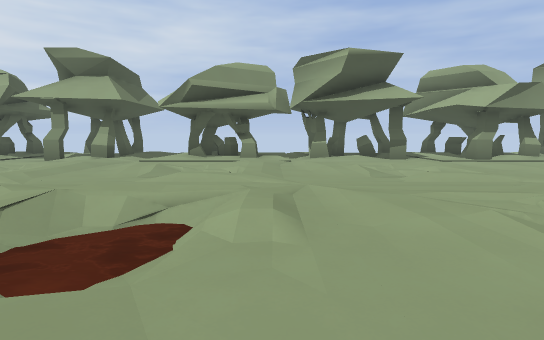
[1] (above)

24 first-person views from a walk through a 3-D level made in the Godot game engine. The camera is 1.4 m above the floor, tilts 6° down and sees 80° across. The floor is counted in squares, 2.25 m on a side. Each view is taken from the middle of a square. On the plan, view 1 faces up. The plan holds only what a view shows up to about 10 squares ahead; the rest is blank. The place goes on beyond the plan. Surface patterns are stand-ins for the level's own textures.

[2]
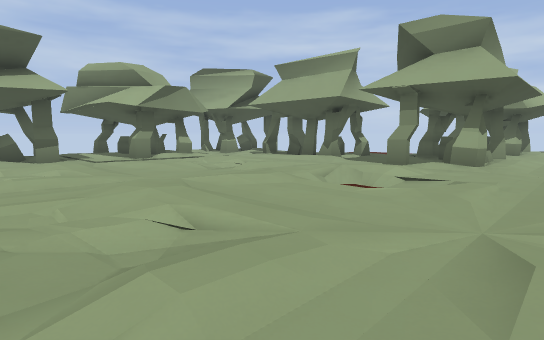

[3]
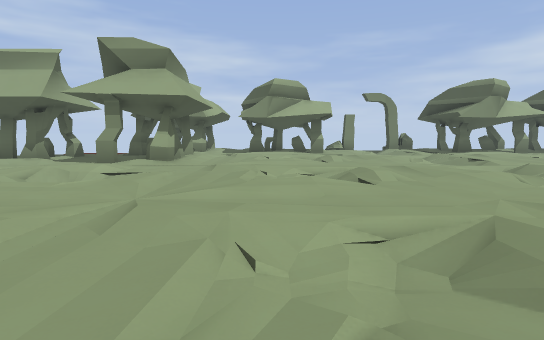

[4]
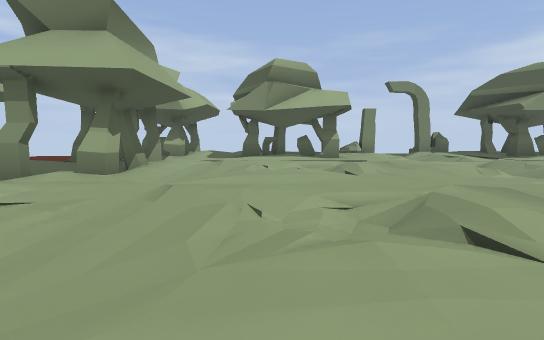

[5]
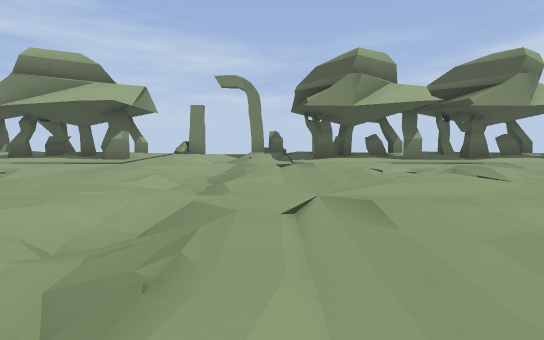

[6]
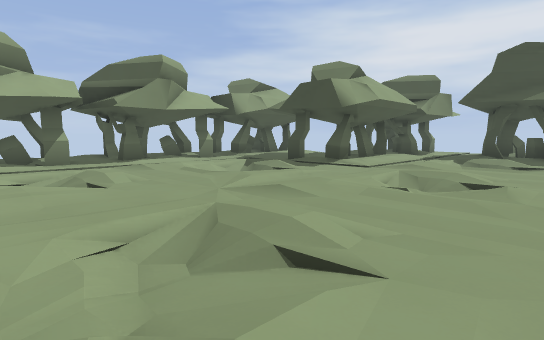

[7]
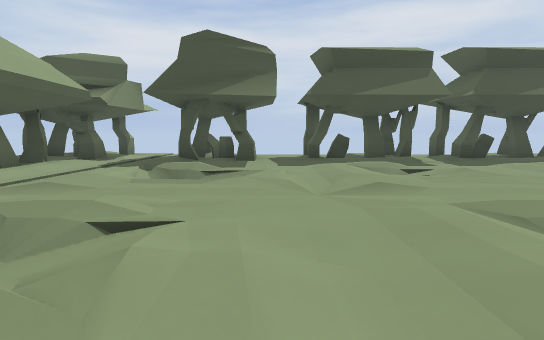

[8]
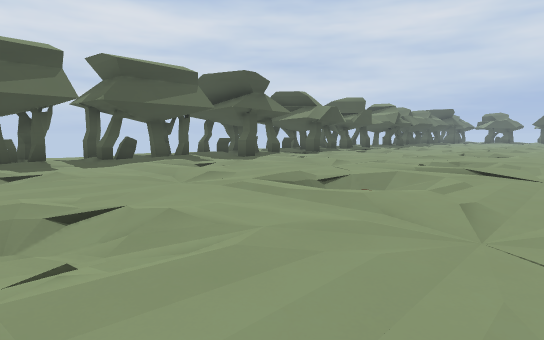

[9]
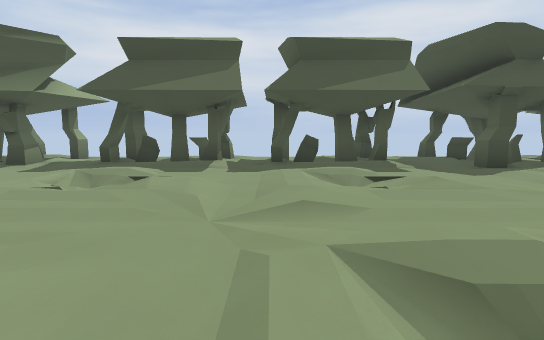

[10]
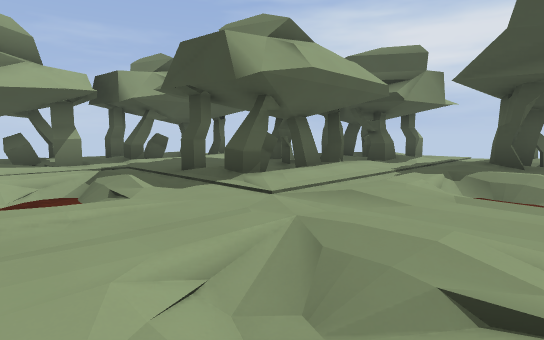

[11]
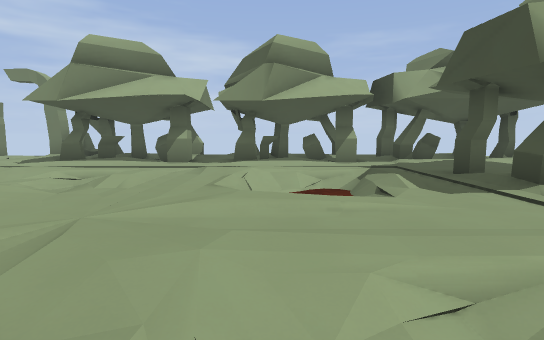

[12]
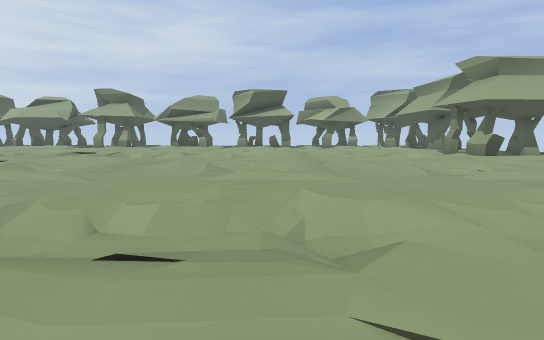

[13]
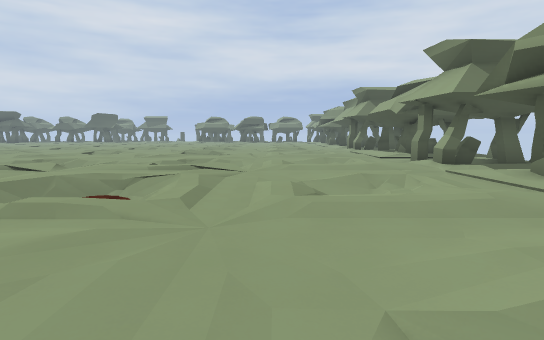

[14]
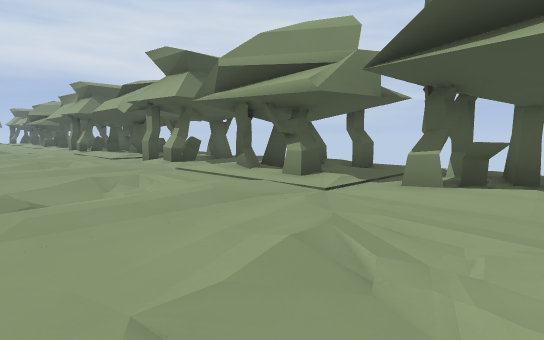

[15]
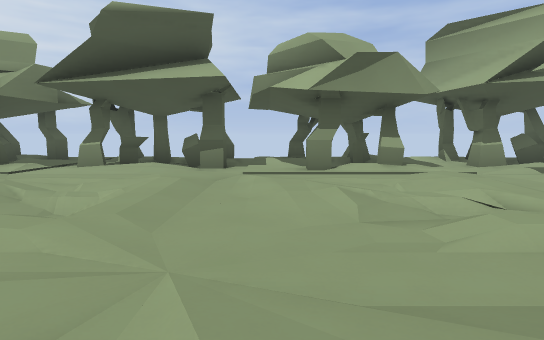

[16]
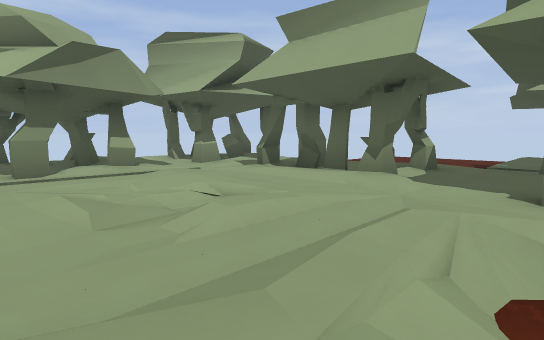

[17]
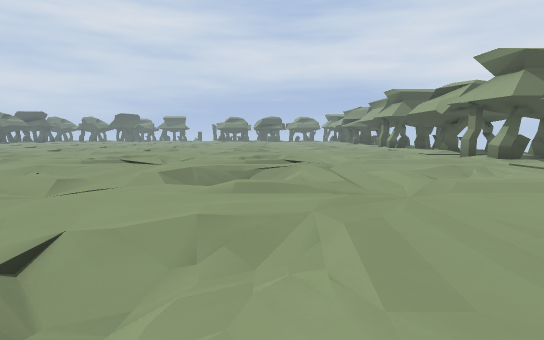

[18]
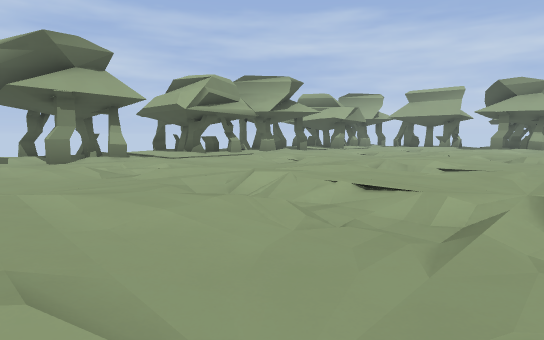

[19]
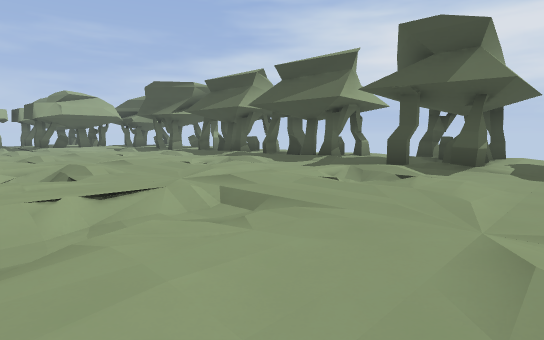

[20]
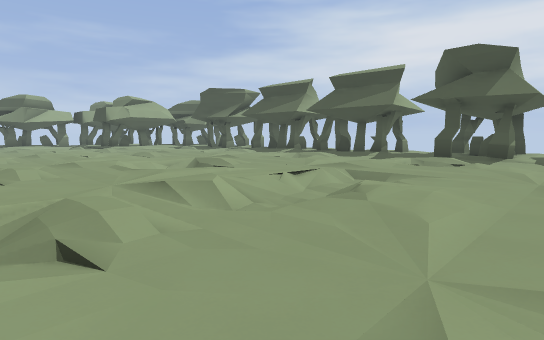

[21]
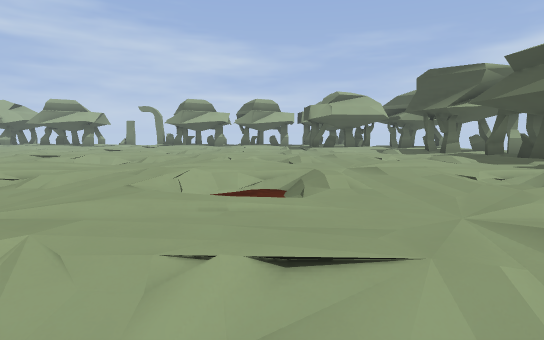

[22]
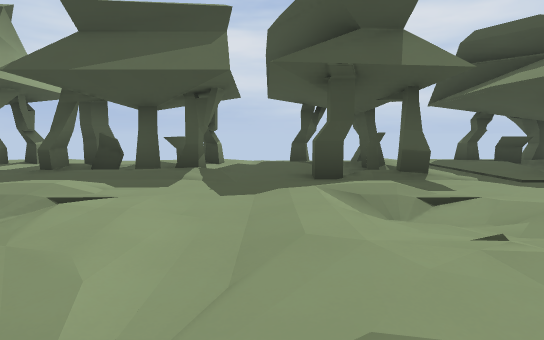

[23]
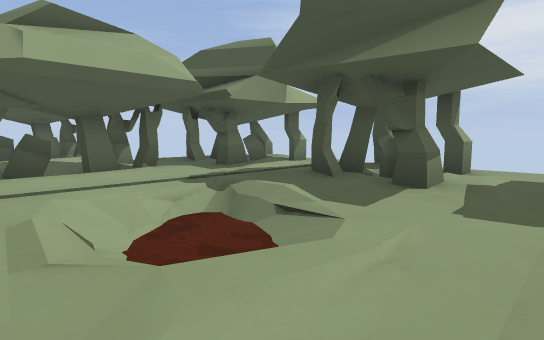

[24]
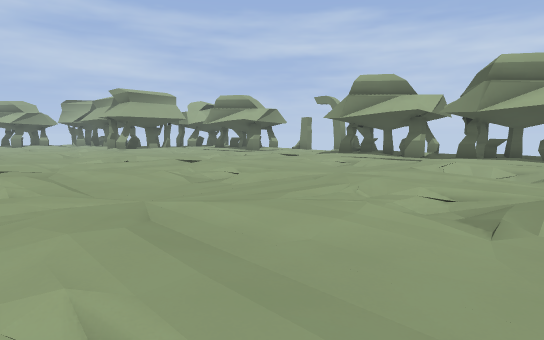

### Floor plan
Key: @ floor where view 1 was taken; # wall or solid block; x gap in a wall; . main floor; - floor 0.25 m lower than the main floor; _ floor 0.5 m lower than the main floor; < floor 0.75 m lower than the main floor; / step, stairs or slope; = window, fence, low wall or low ledge; ~ water the walk can cross; ≈ water the walk keeps out of.
Columns run from 8 left of view 1 to 16 right of it. Each row starts with its distance up from view 1.
 11  .##. #-./###.##./###
 10 #-/#..##..#/#.-#..# #
  9 .-##.......--.##...
  8 ..................##
  7 ..................#/-
  6 .-/_.-/_.-/_.-/_..##.   ≈
  5 .--..--..--..--.../..  ≈≈
  4 ...//............--......
  3 ../-../~....../~.#/#.#
  2 .-._../<--/_../<-###.##
  1 .--_....---.....-......
  0 ...//...@..............
 -1  ./ ..................##
 -2   . .-/_.-/_.-/_.-/_..-#
 -3   - .- ..--..--..--...##
 -4   ...   .--..--..--..--.#
 -5         .-./.-./.-./.-///
 -6          __-/__-/__-/_///
 -7           ../.../.../...#
 -8          ...............
 -9         .. /..........##
-10 .-/_.-/_.. ~.-/_.-/_..-#
-11 .--..--..--..--..--...##.
-12 ...//.................x..
-13 ../-..//..........//..##
-14 .-._..<~.-/_.-/_..<~..-#
-15 .--_.--..--..--..--...##
-16 ..................##..##
-17 ..............//..#-..#
-18 .-/_.-/_.-/_..<~..##..##
-19 .--..--..--..--.....
-20 ..##-........../....
-21 ..#/-/###.###.##..##
-22 ..##..#/#.#/#-/#..-#
-23 =.. .. --..  -##..##

Where each view was taken, in squares from view 1:
view 1: 0 up, 0 right, facing up
view 2: 0 up, 2 right, facing up-right
view 3: 1 down, 1 right, facing right
view 4: 1 down, 4 right, facing right
view 5: 7 down, 5 right, facing right
view 6: 9 down, 5 right, facing down-right
view 7: 12 down, 5 right, facing down
view 8: 11 down, 3 right, facing down-left
view 9: 13 down, 0 right, facing down
view 10: 13 down, 6 right, facing down-right
view 11: 13 down, 6 right, facing right
view 12: 8 down, 3 right, facing up
view 13: 5 up, 3 right, facing left
view 14: 5 up, 3 right, facing up-left
view 15: 3 up, 5 right, facing up
view 16: 3 up, 5 right, facing up-right
view 17: 3 up, 4 right, facing left
view 18: 0 up, 8 left, facing up-right
view 19: 13 down, 8 left, facing down-right
view 20: 10 down, 8 left, facing down-right
view 21: 14 down, 6 left, facing right
view 22: 15 down, 4 left, facing down
view 23: 16 down, 4 right, facing down-right
view 24: 15 down, 3 right, facing up-right
